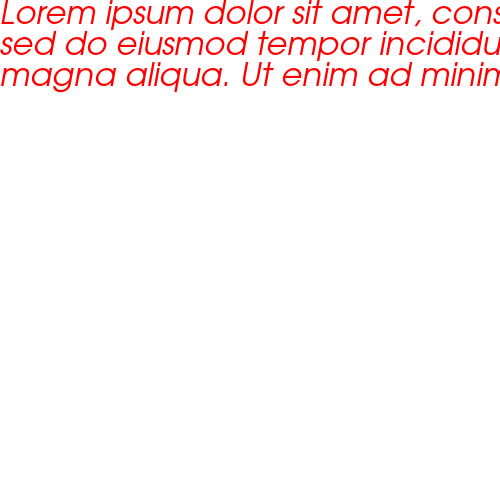

This chart was generated by the following Python code:
from manimpango.fonts.enums import Style, Weight
import manimpango.renderer as r
import manimpango.layout as l
import manimpango.fonts as f

t = '''\
<span fgcolor="RED" bgcolor="WHITE">\
Lorem ipsum dolor sit amet, consectetur adipiscing elit,
sed do eiusmod tempor incididunt ut labore et dolore
magna aliqua. Ut enim ad minim veniam, quis nostrud.
</span>
'''

fd = f.FontDescription(weight=Weight.LIGHT, family='TeX Gyre Adventor', size=24, style=Style.OBLIQUE)
print(fd.size)
#b = l.Layout(markup='<span fgcolor="RED" bgcolor="WHITE">hi hello world this is nice</span>', font_desc=fd)
b = l.Layout(markup=t, font_desc=fd)

render = r.SVGRenderer('test.svg', 1000, 100, b)
render.render()

print(r.SVGRenderer('test.svg', 100, 100, l.Layout('hello')))

render = r.PNGRenderer('test.png', 500, 500, b)
render.render()
# import manimpango
# raise Exception(manimpango.list_fonts())
